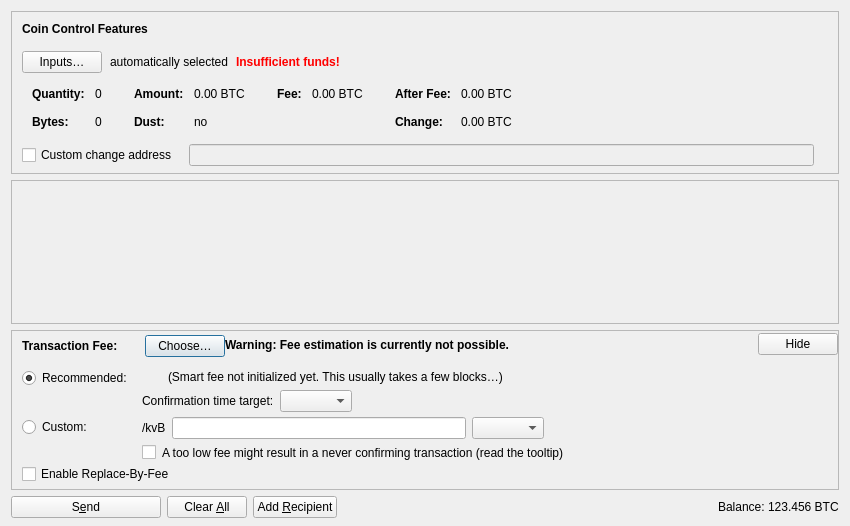
<?xml version="1.0" encoding="UTF-8"?>
<ui version="4.0">
 <class>SendCoinsDialog</class>
 <widget class="QDialog" name="SendCoinsDialog">
  <property name="geometry">
   <rect>
    <x>0</x>
    <y>0</y>
    <width>850</width>
    <height>526</height>
   </rect>
  </property>
  <property name="windowTitle">
   <string>Send Coins</string>
  </property>
  <layout class="QVBoxLayout" name="verticalLayout" stretch="0,1,0,0">
   <property name="bottomMargin">
    <number>8</number>
   </property>
   <item>
    <widget class="QFrame" name="frameCoinControl">
     <property name="sizePolicy">
      <sizepolicy hsizetype="Expanding" vsizetype="Expanding">
       <horstretch>0</horstretch>
       <verstretch>0</verstretch>
      </sizepolicy>
     </property>
     <property name="maximumSize">
      <size>
       <width>16777215</width>
       <height>16777215</height>
      </size>
     </property>
     <property name="frameShape">
      <enum>QFrame::StyledPanel</enum>
     </property>
     <property name="frameShadow">
      <enum>QFrame::Sunken</enum>
     </property>
     <layout class="QVBoxLayout" name="verticalLayoutCoinControl2">
      <property name="spacing">
       <number>0</number>
      </property>
      <property name="leftMargin">
       <number>0</number>
      </property>
      <property name="topMargin">
       <number>0</number>
      </property>
      <property name="rightMargin">
       <number>0</number>
      </property>
      <property name="bottomMargin">
       <number>6</number>
      </property>
      <item>
       <layout class="QVBoxLayout" name="verticalLayoutCoinControl" stretch="0,0,0,0,1">
        <property name="spacing">
         <number>0</number>
        </property>
        <property name="leftMargin">
         <number>10</number>
        </property>
        <property name="topMargin">
         <number>10</number>
        </property>
        <item>
         <layout class="QHBoxLayout" name="horizontalLayoutCoinControl1">
          <property name="bottomMargin">
           <number>15</number>
          </property>
          <item>
           <widget class="QLabel" name="labelCoinControlFeatures">
            <property name="sizePolicy">
             <sizepolicy hsizetype="Preferred" vsizetype="Maximum">
              <horstretch>0</horstretch>
              <verstretch>0</verstretch>
             </sizepolicy>
            </property>
            <property name="font">
             <font>
              <weight>75</weight>
              <bold>true</bold>
             </font>
            </property>
            <property name="styleSheet">
             <string notr="true">font-weight:bold;</string>
            </property>
            <property name="text">
             <string>Coin Control Features</string>
            </property>
           </widget>
          </item>
         </layout>
        </item>
        <item>
         <layout class="QHBoxLayout" name="horizontalLayoutCoinControl2" stretch="0,0,0,0">
          <property name="spacing">
           <number>8</number>
          </property>
          <property name="bottomMargin">
           <number>10</number>
          </property>
          <item>
           <widget class="QPushButton" name="pushButtonCoinControl">
            <property name="styleSheet">
             <string notr="true"/>
            </property>
            <property name="text">
             <string>Inputs…</string>
            </property>
            <property name="autoDefault">
             <bool>false</bool>
            </property>
           </widget>
          </item>
          <item>
           <widget class="QLabel" name="labelCoinControlAutomaticallySelected">
            <property name="text">
             <string>automatically selected</string>
            </property>
            <property name="margin">
             <number>5</number>
            </property>
           </widget>
          </item>
          <item>
           <widget class="QLabel" name="labelCoinControlInsuffFunds">
            <property name="font">
             <font>
              <weight>75</weight>
              <bold>true</bold>
             </font>
            </property>
            <property name="styleSheet">
             <string notr="true">color:red;font-weight:bold;</string>
            </property>
            <property name="text">
             <string>Insufficient funds!</string>
            </property>
            <property name="margin">
             <number>5</number>
            </property>
           </widget>
          </item>
          <item>
           <spacer name="horizontalSpacerCoinControl">
            <property name="orientation">
             <enum>Qt::Horizontal</enum>
            </property>
            <property name="sizeHint" stdset="0">
             <size>
              <width>40</width>
              <height>1</height>
             </size>
            </property>
           </spacer>
          </item>
         </layout>
        </item>
        <item>
         <widget class="QWidget" name="widgetCoinControl" native="true">
          <property name="sizePolicy">
           <sizepolicy hsizetype="Preferred" vsizetype="Preferred">
            <horstretch>0</horstretch>
            <verstretch>0</verstretch>
           </sizepolicy>
          </property>
          <property name="minimumSize">
           <size>
            <width>0</width>
            <height>0</height>
           </size>
          </property>
          <property name="styleSheet">
           <string notr="true"/>
          </property>
          <layout class="QHBoxLayout" name="horizontalLayoutCoinControl5">
           <property name="leftMargin">
            <number>0</number>
           </property>
           <property name="topMargin">
            <number>0</number>
           </property>
           <property name="rightMargin">
            <number>0</number>
           </property>
           <property name="bottomMargin">
            <number>0</number>
           </property>
           <item>
            <layout class="QHBoxLayout" name="horizontalLayoutCoinControl3" stretch="0,0,0,1">
             <property name="spacing">
              <number>20</number>
             </property>
             <property name="topMargin">
              <number>0</number>
             </property>
             <property name="bottomMargin">
              <number>10</number>
             </property>
             <item>
              <layout class="QFormLayout" name="formLayoutCoinControl1">
               <property name="horizontalSpacing">
                <number>10</number>
               </property>
               <property name="verticalSpacing">
                <number>14</number>
               </property>
               <property name="leftMargin">
                <number>10</number>
               </property>
               <property name="topMargin">
                <number>4</number>
               </property>
               <property name="rightMargin">
                <number>6</number>
               </property>
               <item row="0" column="0">
                <widget class="QLabel" name="labelCoinControlQuantityText">
                 <property name="font">
                  <font>
                   <weight>75</weight>
                   <bold>true</bold>
                  </font>
                 </property>
                 <property name="text">
                  <string>Quantity:</string>
                 </property>
                 <property name="margin">
                  <number>0</number>
                 </property>
                </widget>
               </item>
               <item row="0" column="1">
                <widget class="QLabel" name="labelCoinControlQuantity">
                 <property name="cursor">
                  <cursorShape>IBeamCursor</cursorShape>
                 </property>
                 <property name="contextMenuPolicy">
                  <enum>Qt::ActionsContextMenu</enum>
                 </property>
                 <property name="text">
                  <string notr="true">0</string>
                 </property>
                 <property name="margin">
                  <number>0</number>
                 </property>
                 <property name="textInteractionFlags">
                  <set>Qt::LinksAccessibleByMouse|Qt::TextSelectableByKeyboard|Qt::TextSelectableByMouse</set>
                 </property>
                </widget>
               </item>
               <item row="1" column="0">
                <widget class="QLabel" name="labelCoinControlBytesText">
                 <property name="font">
                  <font>
                   <weight>75</weight>
                   <bold>true</bold>
                  </font>
                 </property>
                 <property name="text">
                  <string>Bytes:</string>
                 </property>
                </widget>
               </item>
               <item row="1" column="1">
                <widget class="QLabel" name="labelCoinControlBytes">
                 <property name="cursor">
                  <cursorShape>IBeamCursor</cursorShape>
                 </property>
                 <property name="contextMenuPolicy">
                  <enum>Qt::ActionsContextMenu</enum>
                 </property>
                 <property name="text">
                  <string notr="true">0</string>
                 </property>
                 <property name="textInteractionFlags">
                  <set>Qt::LinksAccessibleByMouse|Qt::TextSelectableByKeyboard|Qt::TextSelectableByMouse</set>
                 </property>
                </widget>
               </item>
              </layout>
             </item>
             <item>
              <layout class="QFormLayout" name="formLayoutCoinControl2">
               <property name="horizontalSpacing">
                <number>10</number>
               </property>
               <property name="verticalSpacing">
                <number>14</number>
               </property>
               <property name="leftMargin">
                <number>6</number>
               </property>
               <property name="topMargin">
                <number>4</number>
               </property>
               <property name="rightMargin">
                <number>6</number>
               </property>
               <item row="0" column="0">
                <widget class="QLabel" name="labelCoinControlAmountText">
                 <property name="font">
                  <font>
                   <weight>75</weight>
                   <bold>true</bold>
                  </font>
                 </property>
                 <property name="text">
                  <string>Amount:</string>
                 </property>
                 <property name="margin">
                  <number>0</number>
                 </property>
                </widget>
               </item>
               <item row="0" column="1">
                <widget class="QLabel" name="labelCoinControlAmount">
                 <property name="cursor">
                  <cursorShape>IBeamCursor</cursorShape>
                 </property>
                 <property name="contextMenuPolicy">
                  <enum>Qt::ActionsContextMenu</enum>
                 </property>
                 <property name="text">
                  <string notr="true">0.00 BTC</string>
                 </property>
                 <property name="textInteractionFlags">
                  <set>Qt::LinksAccessibleByMouse|Qt::TextSelectableByKeyboard|Qt::TextSelectableByMouse</set>
                 </property>
                </widget>
               </item>
               <item row="1" column="0">
                <widget class="QLabel" name="labelCoinControlLowOutputText">
                 <property name="font">
                  <font>
                   <weight>75</weight>
                   <bold>true</bold>
                  </font>
                 </property>
                 <property name="text">
                  <string>Dust:</string>
                 </property>
                </widget>
               </item>
               <item row="1" column="1">
                <widget class="QLabel" name="labelCoinControlLowOutput">
                 <property name="cursor">
                  <cursorShape>IBeamCursor</cursorShape>
                 </property>
                 <property name="contextMenuPolicy">
                  <enum>Qt::ActionsContextMenu</enum>
                 </property>
                 <property name="text">
                  <string notr="true">no</string>
                 </property>
                 <property name="textInteractionFlags">
                  <set>Qt::LinksAccessibleByMouse|Qt::TextSelectableByKeyboard|Qt::TextSelectableByMouse</set>
                 </property>
                </widget>
               </item>
              </layout>
             </item>
             <item>
              <layout class="QFormLayout" name="formLayoutCoinControl3">
               <property name="horizontalSpacing">
                <number>10</number>
               </property>
               <property name="verticalSpacing">
                <number>14</number>
               </property>
               <property name="leftMargin">
                <number>6</number>
               </property>
               <property name="topMargin">
                <number>4</number>
               </property>
               <property name="rightMargin">
                <number>6</number>
               </property>
               <item row="0" column="0">
                <widget class="QLabel" name="labelCoinControlFeeText">
                 <property name="font">
                  <font>
                   <weight>75</weight>
                   <bold>true</bold>
                  </font>
                 </property>
                 <property name="text">
                  <string>Fee:</string>
                 </property>
                 <property name="margin">
                  <number>0</number>
                 </property>
                </widget>
               </item>
               <item row="0" column="1">
                <widget class="QLabel" name="labelCoinControlFee">
                 <property name="cursor">
                  <cursorShape>IBeamCursor</cursorShape>
                 </property>
                 <property name="contextMenuPolicy">
                  <enum>Qt::ActionsContextMenu</enum>
                 </property>
                 <property name="text">
                  <string notr="true">0.00 BTC</string>
                 </property>
                 <property name="textInteractionFlags">
                  <set>Qt::LinksAccessibleByMouse|Qt::TextSelectableByKeyboard|Qt::TextSelectableByMouse</set>
                 </property>
                </widget>
               </item>
              </layout>
             </item>
             <item>
              <layout class="QFormLayout" name="formLayoutCoinControl4">
               <property name="horizontalSpacing">
                <number>10</number>
               </property>
               <property name="verticalSpacing">
                <number>14</number>
               </property>
               <property name="leftMargin">
                <number>6</number>
               </property>
               <property name="topMargin">
                <number>4</number>
               </property>
               <property name="rightMargin">
                <number>6</number>
               </property>
               <item row="0" column="0">
                <widget class="QLabel" name="labelCoinControlAfterFeeText">
                 <property name="font">
                  <font>
                   <weight>75</weight>
                   <bold>true</bold>
                  </font>
                 </property>
                 <property name="text">
                  <string>After Fee:</string>
                 </property>
                 <property name="margin">
                  <number>0</number>
                 </property>
                </widget>
               </item>
               <item row="0" column="1">
                <widget class="QLabel" name="labelCoinControlAfterFee">
                 <property name="cursor">
                  <cursorShape>IBeamCursor</cursorShape>
                 </property>
                 <property name="contextMenuPolicy">
                  <enum>Qt::ActionsContextMenu</enum>
                 </property>
                 <property name="text">
                  <string notr="true">0.00 BTC</string>
                 </property>
                 <property name="textInteractionFlags">
                  <set>Qt::LinksAccessibleByMouse|Qt::TextSelectableByKeyboard|Qt::TextSelectableByMouse</set>
                 </property>
                </widget>
               </item>
               <item row="1" column="0">
                <widget class="QLabel" name="labelCoinControlChangeText">
                 <property name="font">
                  <font>
                   <weight>75</weight>
                   <bold>true</bold>
                  </font>
                 </property>
                 <property name="text">
                  <string>Change:</string>
                 </property>
                </widget>
               </item>
               <item row="1" column="1">
                <widget class="QLabel" name="labelCoinControlChange">
                 <property name="cursor">
                  <cursorShape>IBeamCursor</cursorShape>
                 </property>
                 <property name="contextMenuPolicy">
                  <enum>Qt::ActionsContextMenu</enum>
                 </property>
                 <property name="text">
                  <string notr="true">0.00 BTC</string>
                 </property>
                 <property name="textInteractionFlags">
                  <set>Qt::LinksAccessibleByMouse|Qt::TextSelectableByKeyboard|Qt::TextSelectableByMouse</set>
                 </property>
                </widget>
               </item>
              </layout>
             </item>
            </layout>
           </item>
          </layout>
         </widget>
        </item>
        <item>
         <layout class="QHBoxLayout" name="horizontalLayoutCoinControl4" stretch="0,0,0">
          <property name="spacing">
           <number>12</number>
          </property>
          <property name="sizeConstraint">
           <enum>QLayout::SetDefaultConstraint</enum>
          </property>
          <property name="topMargin">
           <number>5</number>
          </property>
          <property name="rightMargin">
           <number>5</number>
          </property>
          <item>
           <widget class="QCheckBox" name="checkBoxCoinControlChange">
            <property name="toolTip">
             <string>If this is activated, but the change address is empty or invalid, change will be sent to a newly generated address.</string>
            </property>
            <property name="text">
             <string>Custom change address</string>
            </property>
           </widget>
          </item>
          <item>
           <widget class="QValidatedLineEdit" name="lineEditCoinControlChange">
            <property name="enabled">
             <bool>false</bool>
            </property>
            <property name="sizePolicy">
             <sizepolicy hsizetype="Expanding" vsizetype="Fixed">
              <horstretch>0</horstretch>
              <verstretch>0</verstretch>
             </sizepolicy>
            </property>
           </widget>
          </item>
          <item>
           <widget class="QLabel" name="labelCoinControlChangeLabel">
            <property name="sizePolicy">
             <sizepolicy hsizetype="Preferred" vsizetype="Expanding">
              <horstretch>0</horstretch>
              <verstretch>0</verstretch>
             </sizepolicy>
            </property>
            <property name="minimumSize">
             <size>
              <width>0</width>
              <height>0</height>
             </size>
            </property>
            <property name="text">
             <string/>
            </property>
            <property name="margin">
             <number>3</number>
            </property>
           </widget>
          </item>
         </layout>
        </item>
        <item>
         <spacer name="verticalSpacerCoinControl">
          <property name="orientation">
           <enum>Qt::Vertical</enum>
          </property>
          <property name="sizeHint" stdset="0">
           <size>
            <width>800</width>
            <height>1</height>
           </size>
          </property>
         </spacer>
        </item>
       </layout>
      </item>
     </layout>
    </widget>
   </item>
   <item>
    <widget class="QScrollArea" name="scrollArea">
     <property name="widgetResizable">
      <bool>true</bool>
     </property>
     <widget class="QWidget" name="scrollAreaWidgetContents">
      <property name="geometry">
       <rect>
        <x>0</x>
        <y>0</y>
        <width>830</width>
        <height>104</height>
       </rect>
      </property>
      <layout class="QVBoxLayout" name="verticalLayout_2" stretch="0,1">
       <property name="leftMargin">
        <number>0</number>
       </property>
       <property name="topMargin">
        <number>0</number>
       </property>
       <property name="rightMargin">
        <number>0</number>
       </property>
       <property name="bottomMargin">
        <number>0</number>
       </property>
       <item>
        <layout class="QVBoxLayout" name="entries">
         <property name="spacing">
          <number>6</number>
         </property>
        </layout>
       </item>
       <item>
        <spacer name="verticalSpacer">
         <property name="orientation">
          <enum>Qt::Vertical</enum>
         </property>
         <property name="sizeHint" stdset="0">
          <size>
           <width>20</width>
           <height>40</height>
          </size>
         </property>
        </spacer>
       </item>
      </layout>
     </widget>
    </widget>
   </item>
   <item>
    <widget class="QFrame" name="frameFee">
     <property name="sizePolicy">
      <sizepolicy hsizetype="Expanding" vsizetype="Expanding">
       <horstretch>0</horstretch>
       <verstretch>0</verstretch>
      </sizepolicy>
     </property>
     <property name="maximumSize">
      <size>
       <width>16777215</width>
       <height>16777215</height>
      </size>
     </property>
     <property name="frameShape">
      <enum>QFrame::StyledPanel</enum>
     </property>
     <property name="frameShadow">
      <enum>QFrame::Sunken</enum>
     </property>
     <layout class="QVBoxLayout" name="verticalLayoutFee1">
      <property name="spacing">
       <number>0</number>
      </property>
      <property name="leftMargin">
       <number>0</number>
      </property>
      <property name="topMargin">
       <number>0</number>
      </property>
      <property name="rightMargin">
       <number>0</number>
      </property>
      <property name="bottomMargin">
       <number>0</number>
      </property>
      <item>
       <layout class="QVBoxLayout" name="verticalLayoutFee2" stretch="0,0,0">
        <property name="spacing">
         <number>0</number>
        </property>
        <property name="leftMargin">
         <number>10</number>
        </property>
        <property name="topMargin">
         <number>0</number>
        </property>
        <item>
         <layout class="QHBoxLayout" name="horizontalLayoutFee1">
          <property name="bottomMargin">
           <number>0</number>
          </property>
          <item>
           <layout class="QVBoxLayout" name="verticalLayoutFee7">
            <property name="spacing">
             <number>0</number>
            </property>
            <item>
             <spacer name="verticalSpacerSmartFee">
              <property name="orientation">
               <enum>Qt::Vertical</enum>
              </property>
              <property name="sizeType">
               <enum>QSizePolicy::Fixed</enum>
              </property>
              <property name="sizeHint" stdset="0">
               <size>
                <width>1</width>
                <height>4</height>
               </size>
              </property>
             </spacer>
            </item>
            <item>
             <layout class="QHBoxLayout" name="horizontalLayoutSmartFee">
              <property name="spacing">
               <number>10</number>
              </property>
              <item>
               <widget class="QLabel" name="labelFeeHeadline">
                <property name="sizePolicy">
                 <sizepolicy hsizetype="Preferred" vsizetype="Maximum">
                  <horstretch>0</horstretch>
                  <verstretch>0</verstretch>
                 </sizepolicy>
                </property>
                <property name="font">
                 <font>
                  <weight>75</weight>
                  <bold>true</bold>
                 </font>
                </property>
                <property name="styleSheet">
                 <string notr="true">font-weight:bold;</string>
                </property>
                <property name="text">
                 <string>Transaction Fee:</string>
                </property>
               </widget>
              </item>
              <item>
               <widget class="QLabel" name="labelFeeMinimized">
                <property name="text">
                 <string/>
                </property>
               </widget>
              </item>
              <item>
               <widget class="QPushButton" name="buttonChooseFee">
                <property name="text">
                 <string>Choose…</string>
                </property>
               </widget>
              </item>
             </layout>
            </item>
            <item>
             <spacer name="verticalSpacer_5">
              <property name="orientation">
               <enum>Qt::Vertical</enum>
              </property>
              <property name="sizeHint" stdset="0">
               <size>
                <width>1</width>
                <height>1</height>
               </size>
              </property>
             </spacer>
            </item>
           </layout>
          </item>
          <item>
           <widget class="QLabel" name="fallbackFeeWarningLabel">
            <property name="toolTip">
             <string>Using the fallbackfee can result in sending a transaction that will take several hours or days (or never) to confirm. Consider choosing your fee manually or wait until you have validated the complete chain.</string>
            </property>
            <property name="font">
            <font>
                <weight>75</weight>
                <bold>true</bold>
            </font>
            </property>
            <property name="text">
             <string>Warning: Fee estimation is currently not possible.</string>
            </property>
            <property name="wordWrap">
             <bool>false</bool>
            </property>
           </widget>
          </item>
          <item>
           <spacer name="horizontalSpacer_4">
            <property name="orientation">
             <enum>Qt::Horizontal</enum>
            </property>
            <property name="sizeType">
             <enum>QSizePolicy::MinimumExpanding</enum>
            </property>
            <property name="sizeHint" stdset="0">
             <size>
              <width>40</width>
              <height>20</height>
             </size>
            </property>
           </spacer>
          </item>
          <item>
           <widget class="QPushButton" name="buttonMinimizeFee">
            <property name="toolTip">
             <string>Hide transaction fee settings</string>
            </property>
            <property name="text">
             <string>Hide</string>
            </property>
           </widget>
          </item>
         </layout>
        </item>
        <item>
         <widget class="QFrame" name="frameFeeSelection">
          <layout class="QVBoxLayout" name="verticalLayoutFee12">
           <property name="spacing">
            <number>0</number>
           </property>
           <property name="leftMargin">
            <number>0</number>
           </property>
           <property name="topMargin">
            <number>0</number>
           </property>
           <property name="rightMargin">
            <number>0</number>
           </property>
           <property name="bottomMargin">
            <number>0</number>
           </property>
           <item>
            <layout class="QGridLayout" name="gridLayoutFee">
             <property name="topMargin">
              <number>10</number>
             </property>
             <property name="bottomMargin">
              <number>4</number>
             </property>
             <property name="horizontalSpacing">
              <number>10</number>
             </property>
             <property name="verticalSpacing">
              <number>4</number>
             </property>
             <item row="1" column="1">
              <layout class="QVBoxLayout" name="verticalLayoutFee8">
               <property name="spacing">
                <number>6</number>
               </property>
               <item>
                <layout class="QHBoxLayout" name="horizontalLayoutFee13">
                 <item>
                  <widget class="QLabel" name="labelCustomPerKilobyte">
                   <property name="toolTip">
                    <string>Specify a custom fee per kB (1,000 bytes) of the transaction's virtual size.

Note:  Since the fee is calculated on a per-byte basis, a fee rate of "100 atoms per kvB" for a transaction size of 500 virtual bytes (half of 1 kvB) would ultimately yield a fee of only 50 atoms.</string>
                   </property>
                   <property name="text">
                    <string>/kvB</string>
                   </property>
                  </widget>
                 </item>
                 <item>
                  <widget class="BitcoinAmountField" name="customFee"/>
                 </item>
                 <item>
                  <widget class="QComboBox" name="feeAssetSelector">
                   <property name="toolTip">
                    <string>Pay the transaction fee in this asset. Sequentia accepts fees in any asset a block producer prices; no asset is privileged. If it doesn't confirm, you can replace it (RBF, on by default).</string>
                   </property>
                  </widget>
                 </item>
                 <item>
                  <spacer name="horizontalSpacer_6">
                   <property name="orientation">
                    <enum>Qt::Horizontal</enum>
                   </property>
                   <property name="sizeHint" stdset="0">
                    <size>
                     <width>1</width>
                     <height>1</height>
                    </size>
                   </property>
                  </spacer>
                 </item>
                </layout>
               </item>
               <item>
                <layout class="QHBoxLayout" name="horizontalLayoutFee8">
                 <item>
                  <widget class="QCheckBox" name="checkBoxMinimumFee">
                   <property name="toolTip">
                    <string>Paying only the minimum fee is just fine as long as there is less transaction volume than space in the blocks. But be aware that this can end up in a never confirming transaction once there is more demand for transactions than the network can process.</string>
                   </property>
                   <property name="text">
                    <string/>
                   </property>
                  </widget>
                 </item>
                 <item>
                  <widget class="QLabel" name="labelCustomFeeWarning">
                   <property name="enabled">
                    <bool>true</bool>
                   </property>
                   <property name="toolTip">
                    <string>Paying only the minimum fee is just fine as long as there is less transaction volume than space in the blocks. But be aware that this can end up in a never confirming transaction once there is more demand for transactions than the network can process.</string>
                   </property>
                   <property name="text">
                    <string>A too low fee might result in a never confirming transaction (read the tooltip)</string>
                   </property>
                  </widget>
                 </item>
                 <item>
                  <spacer name="horizontalSpacer_2">
                   <property name="orientation">
                    <enum>Qt::Horizontal</enum>
                   </property>
                   <property name="sizeHint" stdset="0">
                    <size>
                     <width>1</width>
                     <height>1</height>
                    </size>
                   </property>
                  </spacer>
                 </item>
                </layout>
               </item>
              </layout>
             </item>
             <item row="0" column="0">
              <layout class="QVBoxLayout" name="verticalLayoutFee4" stretch="0,1">
               <item>
                <widget class="QRadioButton" name="radioSmartFee">
                 <property name="text">
                  <string>Recommended:</string>
                 </property>
                 <property name="checked">
                  <bool>true</bool>
                 </property>
                 <attribute name="buttonGroup">
                  <string notr="true">groupFee</string>
                 </attribute>
                </widget>
               </item>
               <item>
                <spacer name="verticalSpacer_2">
                 <property name="orientation">
                  <enum>Qt::Vertical</enum>
                 </property>
                 <property name="sizeHint" stdset="0">
                  <size>
                   <width>1</width>
                   <height>1</height>
                  </size>
                 </property>
                </spacer>
               </item>
              </layout>
             </item>
             <item row="1" column="0">
              <layout class="QVBoxLayout" name="verticalLayoutFee9" stretch="0,1">
               <item>
                <widget class="QRadioButton" name="radioCustomFee">
                 <property name="text">
                  <string>Custom:</string>
                 </property>
                 <attribute name="buttonGroup">
                  <string notr="true">groupFee</string>
                 </attribute>
                </widget>
               </item>
               <item>
                <spacer name="verticalSpacer_6">
                 <property name="orientation">
                  <enum>Qt::Vertical</enum>
                 </property>
                 <property name="sizeHint" stdset="0">
                  <size>
                   <width>1</width>
                   <height>1</height>
                  </size>
                 </property>
                </spacer>
               </item>
              </layout>
             </item>
             <item row="0" column="1">
              <layout class="QVBoxLayout" name="verticalLayoutFee3" stretch="0,0,1">
               <property name="spacing">
                <number>6</number>
               </property>
               <property name="topMargin">
                <number>2</number>
               </property>
               <item>
                <layout class="QHBoxLayout" name="horizontalLayoutFee12">
                 <item>
                  <widget class="QLabel" name="labelSmartFee">
                   <property name="text">
                    <string/>
                   </property>
                  </widget>
                 </item>
                 <item>
                  <widget class="QLabel" name="labelFeeEstimation">
                   <property name="text">
                    <string/>
                   </property>
                  </widget>
                 </item>
                 <item>
                  <widget class="QLabel" name="labelSmartFee2">
                   <property name="text">
                    <string>(Smart fee not initialized yet. This usually takes a few blocks…)</string>
                   </property>
                  </widget>
                 </item>
                 <item>
                  <spacer name="horizontalSpacer_5">
                   <property name="orientation">
                    <enum>Qt::Horizontal</enum>
                   </property>
                   <property name="sizeHint" stdset="0">
                    <size>
                     <width>1</width>
                     <height>1</height>
                    </size>
                   </property>
                  </spacer>
                 </item>
                </layout>
               </item>
               <item>
                <layout class="QHBoxLayout" name="horizontalLayoutFee9">
                 <item>
                  <layout class="QVBoxLayout" name="verticalLayoutFee6">
                   <item>
                    <widget class="QLabel" name="labelSmartFee3">
                     <property name="text">
                      <string>Confirmation time target:</string>
                     </property>
                    </widget>
                   </item>
                  </layout>
                 </item>
                 <item>
                  <layout class="QVBoxLayout" name="verticalLayoutFee5">
                   <property name="rightMargin">
                    <number>30</number>
                   </property>
                   <item>
                    <layout class="QHBoxLayout" name="horizontalLayoutConfTarget">
                     <property name="bottomMargin">
                      <number>0</number>
                     </property>
                     <item>
                      <widget class="QComboBox" name="confTargetSelector"/>
                     </item>
                     <item>
                      <spacer name="horizontalSpacerConfTarget">
                       <property name="orientation">
                        <enum>Qt::Horizontal</enum>
                       </property>
                       <property name="sizeHint" stdset="0">
                        <size>
                         <width>40</width>
                         <height>20</height>
                        </size>
                       </property>
                      </spacer>
                     </item>
                    </layout>
                   </item>
                  </layout>
                 </item>
                </layout>
               </item>
               <item>
                <spacer name="verticalSpacer_4">
                 <property name="orientation">
                  <enum>Qt::Vertical</enum>
                 </property>
                 <property name="sizeHint" stdset="0">
                  <size>
                   <width>1</width>
                   <height>1</height>
                  </size>
                 </property>
                </spacer>
               </item>
              </layout>
             </item>
            </layout>
           </item>
           <item>
            <widget class="QCheckBox" name="optInRBF">
             <property name="text">
              <string>Enable Replace-By-Fee</string>
             </property>
             <property name="toolTip">
              <string>Keep this on. It lets you raise the fee later — right-click the payment in the Transactions tab and choose "Increase transaction fee" — if the network gets busy and it sits unconfirmed. Turning it off locks the fee: the only remedy left is a second transaction that spends the first (Speed up).</string>
             </property>
            </widget>
           </item>
          </layout>
         </widget>
        </item>
        <item>
         <spacer name="verticalSpacerFee">
          <property name="orientation">
           <enum>Qt::Vertical</enum>
          </property>
          <property name="sizeHint" stdset="0">
           <size>
            <width>40</width>
            <height>5</height>
           </size>
          </property>
         </spacer>
        </item>
       </layout>
      </item>
     </layout>
    </widget>
   </item>
   <item>
    <layout class="QHBoxLayout" name="horizontalLayout">
     <item>
      <widget class="QPushButton" name="sendButton">
       <property name="minimumSize">
        <size>
         <width>150</width>
         <height>0</height>
        </size>
       </property>
       <property name="toolTip">
        <string>Confirm the send action</string>
       </property>
       <property name="text">
        <string>S&amp;end</string>
       </property>
       <property name="icon">
        <iconset resource="../bitcoin.qrc">
         <normaloff>:/icons/send</normaloff>:/icons/send</iconset>
       </property>
       <property name="autoDefault">
        <bool>false</bool>
       </property>
       <property name="default">
        <bool>false</bool>
       </property>
      </widget>
     </item>
     <item>
      <widget class="QPushButton" name="clearButton">
       <property name="sizePolicy">
        <sizepolicy hsizetype="Minimum" vsizetype="Fixed">
         <horstretch>0</horstretch>
         <verstretch>0</verstretch>
        </sizepolicy>
       </property>
       <property name="toolTip">
        <string>Clear all fields of the form.</string>
       </property>
       <property name="text">
        <string>Clear &amp;All</string>
       </property>
       <property name="icon">
        <iconset resource="../bitcoin.qrc">
         <normaloff>:/icons/remove</normaloff>:/icons/remove</iconset>
       </property>
       <property name="autoDefault">
        <bool>false</bool>
       </property>
      </widget>
     </item>
     <item>
      <widget class="QPushButton" name="addButton">
       <property name="toolTip">
        <string>Send to multiple recipients at once</string>
       </property>
       <property name="text">
        <string>Add &amp;Recipient</string>
       </property>
       <property name="icon">
        <iconset resource="../bitcoin.qrc">
         <normaloff>:/icons/add</normaloff>:/icons/add</iconset>
       </property>
       <property name="autoDefault">
        <bool>false</bool>
       </property>
      </widget>
     </item>
     <item>
      <spacer name="horizontalSpacer">
       <property name="orientation">
        <enum>Qt::Horizontal</enum>
       </property>
       <property name="sizeHint" stdset="0">
        <size>
         <width>40</width>
         <height>20</height>
        </size>
       </property>
      </spacer>
     </item>
     <item>
      <layout class="QHBoxLayout" name="horizontalLayout_2">
       <property name="spacing">
        <number>3</number>
       </property>
       <item>
        <widget class="QLabel" name="labelBalanceName">
         <property name="sizePolicy">
          <sizepolicy hsizetype="Preferred" vsizetype="Fixed">
           <horstretch>0</horstretch>
           <verstretch>0</verstretch>
          </sizepolicy>
         </property>
         <property name="text">
          <string>Balance:</string>
         </property>
        </widget>
       </item>
       <item>
        <widget class="QLabel" name="labelBalance">
         <property name="sizePolicy">
          <sizepolicy hsizetype="Preferred" vsizetype="Fixed">
           <horstretch>0</horstretch>
           <verstretch>0</verstretch>
          </sizepolicy>
         </property>
         <property name="cursor">
          <cursorShape>IBeamCursor</cursorShape>
         </property>
         <property name="text">
          <string notr="true">123.456 BTC</string>
         </property>
         <property name="textInteractionFlags">
          <set>Qt::LinksAccessibleByMouse|Qt::TextSelectableByKeyboard|Qt::TextSelectableByMouse</set>
         </property>
        </widget>
       </item>
      </layout>
     </item>
    </layout>
   </item>
  </layout>
 </widget>
 <customwidgets>
  <customwidget>
   <class>QValidatedLineEdit</class>
   <extends>QLineEdit</extends>
   <header>qt/qvalidatedlineedit.h</header>
  </customwidget>
  <customwidget>
   <class>BitcoinAmountField</class>
   <extends>QLineEdit</extends>
   <header>qt/bitcoinamountfield.h</header>
   <container>1</container>
  </customwidget>
 </customwidgets>
 <resources>
  <include location="../bitcoin.qrc"/>
 </resources>
 <connections/>
 <buttongroups>
  <buttongroup name="groupFee"/>
 </buttongroups>
</ui>
